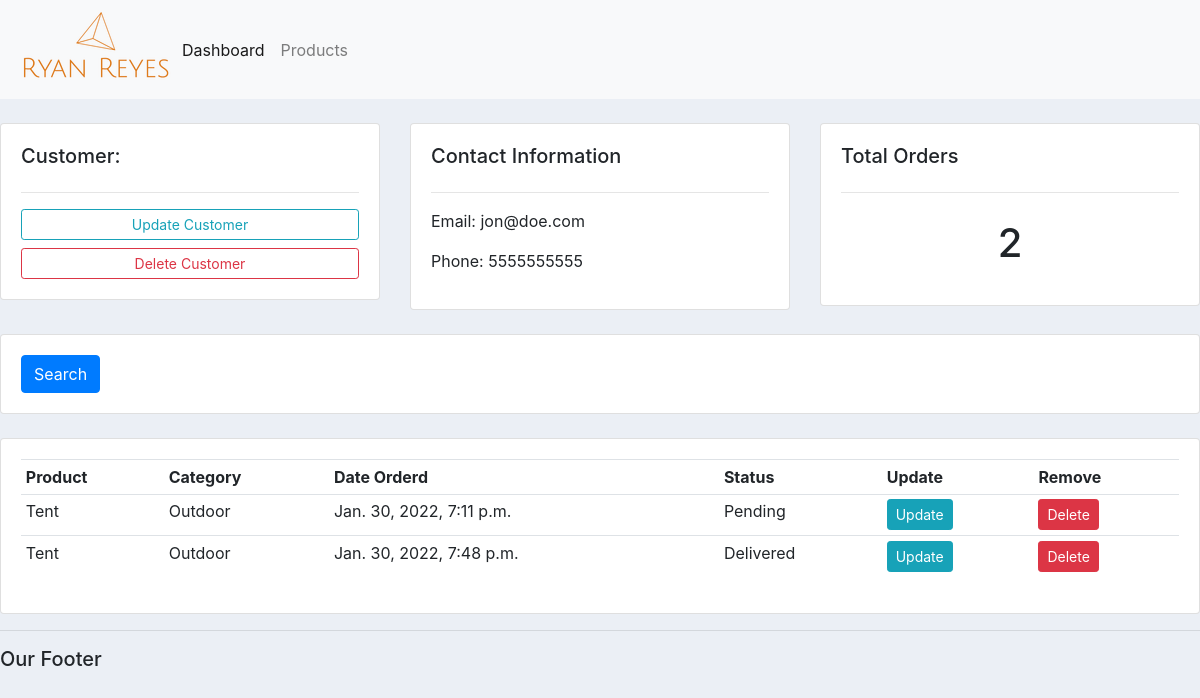
Before: /customer/1/ with the older database file.
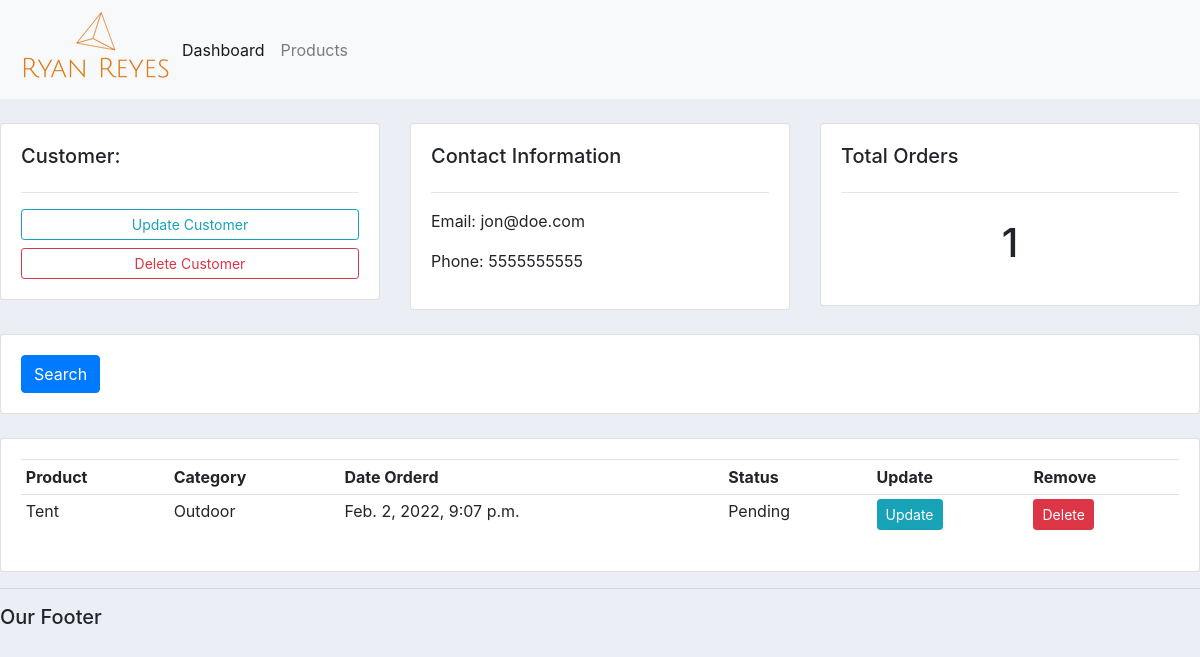
After: the same page with the newer database file.
### accounts/models.py (models this page shows, shortened)
class Customer(models.Model):
    name = models.CharField(max_length=200, null=True)
    phone = models.CharField(max_length=200, null=True)
    email = models.CharField(max_length=20, null=True)
    date_created = models.DateTimeField(auto_now_add=True, null=True)

class Order(models.Model):
    STATUS = (
        ('Pending', 'Pending'),
        ('Out for delivery', 'Out for delivery'),
        ('Delivered', 'Delivered')
    )
    customer = models.ForeignKey(
        Customer, null=True, on_delete=models.SET_NULL)
    product = models.ForeignKey(Product, null=True, on_delete=models.SET_NULL)
    date_created = models.DateTimeField(auto_now_add=True, null=True)
    status = models.CharField(max_length=200, null=True, choices=STATUS)

class Product(models.Model):
    CATEGORY = (
        ('Indoor', 'Indoor'),
        ('Outdoor', 'Outdoor')
    )
    name = models.CharField(max_length=200, null=True)
    price = models.FloatField(null=True)
    category = models.CharField(max_length=200, null=True, choices=CATEGORY)
    description = models.CharField(max_length=200, null=True)
    date_created = models.DateTimeField(auto_now_add=True, null=True)
    tag = models.ManyToManyField(Tag)
    def __str__(self):
        return self.name

### accounts/views.py (the view)
# urls.py: path('customer/<str:pk>/', views.customer, name='customer'),
def customer(request, pk):
    customer = Customer.objects.get(id=pk)
    orders = customer.order_set.all()
    order_count = orders.count()
    context = {'customer': customer, 'orders': orders,
               'order_count': order_count}
    return render(request, 'accounts/customer.html', context)

### accounts/templates/accounts/customer.html
{% extends 'accounts/main.html' %}
{% block content %}
<br>
<div class="row">
    <div class="col-md">
        <div class="card card-body">
            <h5>Customer:</h5>
            <hr>
            <a class="btn btn-outline-info  btn-sm btn-block" href="">Update Customer</a>
            <a class="btn btn-outline-danger  btn-sm btn-block" href="">Delete Customer</a>
        </div>
    </div>
    <div class="col-md">
        <div class="card card-body">
            <h5>Contact Information</h5>
            <hr>
            <p>Email: {{customer.email}} </p>
            <p>Phone: {{customer.phone}}</p>
        </div>
    </div>
    <div class="col-md">
        <div class="card card-body">
            <h5>Total Orders</h5>
            <hr>
            <h1 style="text-align: center;padding: 10px">{{order_count}}</h1>
        </div>
    </div>
</div>
<br>
<div class="row">
    <div class="col">
        <div class="card card-body">
            <form method="get">
                <button class="btn btn-primary" type="submit">Search</button>
            </form>
        </div>
    </div>
</div>
<br>
<div class="row">
    <div class="col-md">
        <div class="card card-body">
            <table class="table table-sm">
                <tr>
                    <th>Product</th>
                    <th>Category</th>
                    <th>Date Orderd</th>
                    <th>Status</th>
                    <th>Update</th>
                    <th>Remove</th>
                </tr>
                {% for i in orders %}
                <tr>
                    <td>{{i.product}}</td>
                    <td>{{i.product.category}}</td>
                    <td>{{i.date_created}}</td>
                    <td>{{i.status}}</td>
                    <td><a class="btn btn-sm btn-info" href="{% url 'update_order' i.id %}">Update</a></td>
                    <td><a class="btn btn-sm btn-danger" href="{% url 'delete_order' i.id %}">Delete</a></td>
                </tr>
                {% endfor %}
            </table>
        </div>
    </div>
</div>
{% endblock %}

### accounts/templates/accounts/main.html (shortened to what this page needs)
{% load static %}
<!DOCTYPE html>
<html>
<head>
    <link rel="stylesheet" href="https://stackpath.bootstrapcdn.com/bootstrap/4.3.1/css/bootstrap.min.css"
>
    <link rel="stylesheet" type="text/css" href="{% static '/css/main.css' %}">
</head>
<body>
    {% include 'accounts/navbar.html' %}
    {% block content %}
    {% endblock %}
    <hr>
    <h5>Our Footer</h5>
</body>
</html>

### accounts/templates/accounts/navbar.html (shortened to what this page needs)
{% load static %}
<nav class="navbar navbar-expand-lg navbar-light bg-light">
    <a href="{% url 'home' %}"><img src="{% static '/images/logo.png' %}"></a>
    <div class="collapse navbar-collapse" id="navbarNav">
        <ul class="navbar-nav">
            <li class="nav-item active">
                <a class="nav-link" href="{% url 'home' %}"> Dashboard </a>
            </li>
            <li class="nav-item">
                <a class="nav-link" href="{% url 'products' %}"> Products</a>
            </li>
        </ul>
    </div>
</nav>

### static/css/main.css (style rules this page uses)
body { background-color: #ebeff5; }

Changed rows visible on the page:
removed Order: product "Tent", product.category "Outdoor", date_created "Jan. 30, 2022, 7:11 p.m.", status "Pending"
removed Order: product "Tent", product.category "Outdoor", date_created "Jan. 30, 2022, 7:48 p.m.", status "Delivered"
added Order: product "Tent", product.category "Outdoor", date_created "Feb. 2, 2022, 9:07 p.m.", status "Pending"
Other visible differences:
{{ order_count }}: "2" → "1"
